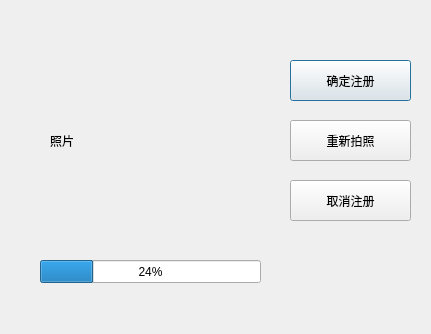
<?xml version="1.0" encoding="UTF-8"?>
<ui version="4.0">
 <class>register_win</class>
 <widget class="QDialog" name="register_win">
  <property name="geometry">
   <rect>
    <x>0</x>
    <y>0</y>
    <width>431</width>
    <height>334</height>
   </rect>
  </property>
  <property name="windowTitle">
   <string>Dialog</string>
  </property>
  <widget class="QPushButton" name="bt_reg">
   <property name="geometry">
    <rect>
     <x>290</x>
     <y>60</y>
     <width>121</width>
     <height>41</height>
    </rect>
   </property>
   <property name="text">
    <string>确定注册</string>
   </property>
  </widget>
  <widget class="QPushButton" name="bt_again">
   <property name="geometry">
    <rect>
     <x>290</x>
     <y>120</y>
     <width>121</width>
     <height>41</height>
    </rect>
   </property>
   <property name="text">
    <string>重新拍照</string>
   </property>
  </widget>
  <widget class="QPushButton" name="bt_cancel">
   <property name="geometry">
    <rect>
     <x>290</x>
     <y>180</y>
     <width>121</width>
     <height>41</height>
    </rect>
   </property>
   <property name="text">
    <string>取消注册</string>
   </property>
  </widget>
  <widget class="QProgressBar" name="process">
   <property name="geometry">
    <rect>
     <x>40</x>
     <y>260</y>
     <width>221</width>
     <height>23</height>
    </rect>
   </property>
   <property name="value">
    <number>24</number>
   </property>
  </widget>
  <widget class="QLabel" name="capture_pic">
   <property name="geometry">
    <rect>
     <x>50</x>
     <y>70</y>
     <width>201</width>
     <height>141</height>
    </rect>
   </property>
   <property name="sizePolicy">
    <sizepolicy hsizetype="Fixed" vsizetype="Fixed">
     <horstretch>0</horstretch>
     <verstretch>0</verstretch>
    </sizepolicy>
   </property>
   <property name="text">
    <string>照片</string>
   </property>
  </widget>
 </widget>
 <resources/>
 <connections/>
</ui>
